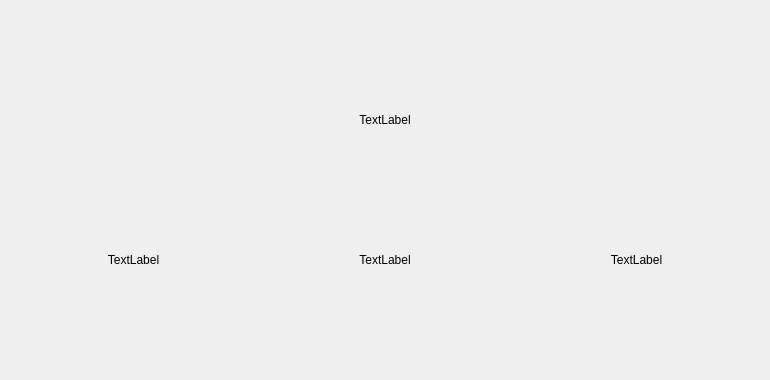
<?xml version="1.0" encoding="UTF-8"?>
<ui version="4.0">
 <class>OverviewPage</class>
 <widget class="QWidget" name="OverviewPage">
  <property name="geometry">
   <rect>
    <x>0</x>
    <y>0</y>
    <width>770</width>
    <height>380</height>
   </rect>
  </property>
  <property name="minimumSize">
   <size>
    <width>770</width>
    <height>380</height>
   </size>
  </property>
  <property name="windowTitle">
   <string>Form</string>
  </property>
  <layout class="QVBoxLayout" name="topLayout">
    <item>
     <layout class="QHBoxLayout" name="horizontalLayout">
      <item>
       <widget class="QLabel" name="labelIntroText">
        <property name="sizePolicy">
         <sizepolicy hsizetype="Preferred" vsizetype="Fixed">
          <horstretch>0</horstretch>
          <verstretch>0</verstretch>
         </sizepolicy>
        </property>
        <property name="minimumSize">
         <size>
          <width>0</width>
          <height>50</height>
         </size>
        </property>
        <property name="text">
         <string>TextLabel</string>
        </property>
        <property name="alignment">
         <set>Qt::AlignCenter</set>
        </property>
        <property name="wordWrap">
         <bool>true</bool>
        </property>
       </widget>
      </item>
     </layout>
    </item>
    <item>
     <layout class="QGridLayout" name="gridLayout"/>
    </item>
    <item>
     <layout class="QHBoxLayout" name="horizontalLayout_2">
      <item>
       <widget class="QLabel" name="linkLabel1">
        <property name="sizePolicy">
         <sizepolicy hsizetype="Preferred" vsizetype="Fixed">
          <horstretch>0</horstretch>
          <verstretch>0</verstretch>
         </sizepolicy>
        </property>
        <property name="minimumSize">
         <size>
          <width>0</width>
          <height>50</height>
         </size>
        </property>
        <property name="text">
         <string>TextLabel</string>
        </property>
        <property name="alignment">
         <set>Qt::AlignCenter</set>
        </property>
       </widget>
      </item>
      <item>
       <widget class="QLabel" name="linkLabel2">
        <property name="sizePolicy">
         <sizepolicy hsizetype="Preferred" vsizetype="Fixed">
          <horstretch>0</horstretch>
          <verstretch>0</verstretch>
         </sizepolicy>
        </property>
        <property name="minimumSize">
         <size>
          <width>0</width>
          <height>50</height>
         </size>
        </property>
        <property name="text">
         <string>TextLabel</string>
        </property>
        <property name="alignment">
         <set>Qt::AlignCenter</set>
        </property>
       </widget>
      </item>
      <item>
       <widget class="QLabel" name="linkLabel3">
        <property name="sizePolicy">
         <sizepolicy hsizetype="Preferred" vsizetype="Fixed">
          <horstretch>0</horstretch>
          <verstretch>0</verstretch>
         </sizepolicy>
        </property>
        <property name="minimumSize">
         <size>
          <width>0</width>
          <height>50</height>
         </size>
        </property>
        <property name="text">
         <string>TextLabel</string>
        </property>
        <property name="alignment">
         <set>Qt::AlignCenter</set>
        </property>
       </widget>
      </item>
     </layout>
    </item>
   </layout>
 </widget>
 <resources/>
 <connections/>
</ui>
